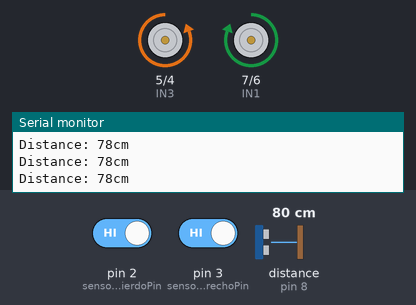
This sketch was run on a simulated Arduino Uno, built with avr-gcc and run on an emulated ATmega328P. Shown: motor-driver pin pairs drawn as motors (green arrow = first pin HIGH = forward, orange = second pin HIGH = backward, longer = more drive), the last lines printed to the serial monitor. Wiring (inferred from the names in the program): ultrasonic range finder: trigger pin 9; echo pin 8. The test bench sets the inputs (shaded band); at power-on: distance to the obstacle (sensor on pin 8) 80 cm, pin 2 (sensorIzquierdoPin) HIGH, pin 3 (sensorDerechoPin) HIGH. The echo pulse lasts 58.3 µs per cm.

Above: at 1.2 s.
1.3 s: distance to the obstacle (sensor on pin 8) set to 33 cm
2.8 s: distance to the obstacle (sensor on pin 8) set to 27 cm
At 3.2 s:
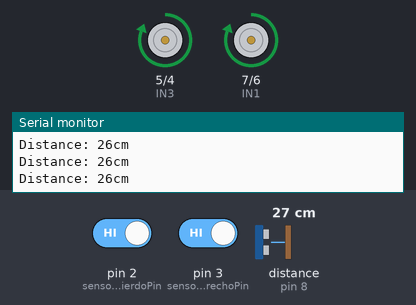
4.3 s: distance to the obstacle (sensor on pin 8) set to 35 cm
At 5.5 s:
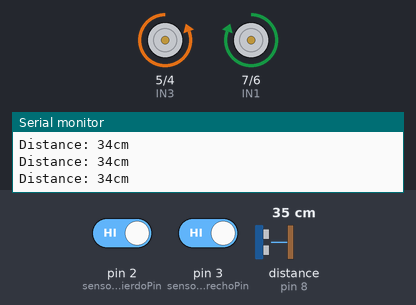
5.8 s: distance to the obstacle (sensor on pin 8) set to 2 cm
At 7.1 s:
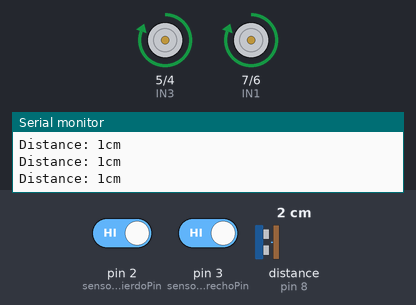
Timing chart, 0 to 8.3 s (numbered marks = the images above; inputs shaded):
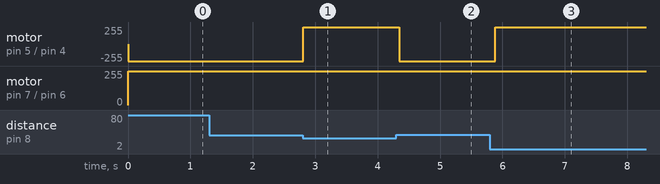

Measured:
- the behaviour switches between 31 and 30 cm on distance to the obstacle (sensor on pin 8) (found by bisection; images 0 and 1)
- after the input at 2.8 s, motor on pin 5 (IN3) / pin 4 (IN4): backward 255/255 → forward 255/255 at once
- after the input at 4.3 s, motor on pin 5 (IN3) / pin 4 (IN4): forward 255/255 → backward 255/255 after 0.05 s
- after the input at 5.8 s, motor on pin 5 (IN3) / pin 4 (IN4): backward 255/255 → forward 255/255 after 0.09 s

The sketch:

sumo-final.ino
```cpp
// Variables que indican los pines para el motor A, por comodidad a la hora de conectar, le vamos a poner los mismos nombres que tiene la placa del L298N
int IN1 = 7;
int IN2 = 6;

// Variables que indican los pines para el motor B, por comodidad a la hora de conectar, le vamos a poner los mismos nombres que tiene la placa del L298N
int IN3 = 5;
int IN4 = 4;

// Pines para el sensor ultrasónico
const int trigPin = 9;
const int echoPin = 8;

// Pines para los sensores TRCT5000
const int sensorIzquierdoPin = 2;
const int sensorDerechoPin = 3;

// Variable para almacenar la distancia medida por el sensor
long duration;
int distance;

void setup() {
  // Los pines que controlan el motor A
  pinMode(IN1, OUTPUT);
  pinMode(IN2, OUTPUT);

  // Los pines que controlan el motor B
  pinMode(IN3, OUTPUT);
  pinMode(IN4, OUTPUT);

  // Inicializar los pines del sensor ultrasónico
  pinMode(trigPin, OUTPUT);
  pinMode(echoPin, INPUT);

  // Inicializar los pines de los sensores TRCT5000
  pinMode(sensorIzquierdoPin, INPUT);
  pinMode(sensorDerechoPin, INPUT);

   Serial.begin(9600); // Iniciar comunicación serial para depuración
}

void loop() {
  distance = getDistance();
  Serial.print("Distance: ");
  Serial.print(distance);
  Serial.println("cm");

  // Leer los sensores TRCT5000
  bool sensorIzquierdo = digitalRead(sensorIzquierdoPin);
  bool sensorDerecho = digitalRead(sensorDerechoPin);

  //si alguno de los sensores detecta un objeto gira el carro 180
  if (sensorIzquierdo == LOW || sensorDerecho == LOW) { // LOW indica detección en TRCT5000
  //motor1
  digitalWrite(IN1, HIGH);
  digitalWrite(IN2, LOW);
  //motor2
  digitalWrite(IN3, LOW);
  digitalWrite(IN4, HIGH);
  //motor1
  digitalWrite(IN1, HIGH);
  digitalWrite(IN2, LOW);
  //motor2
  digitalWrite(IN3, LOW);
  digitalWrite(IN4, HIGH);
  //motor1
  digitalWrite(IN1, HIGH);
  digitalWrite(IN2, LOW);
  //motor2
  digitalWrite(IN3, LOW);
  digitalWrite(IN4, HIGH);
  }

  if (distance >= 30) { // Si la distancia es mayor o igual a 30 cm
    Adelante();
  } else {
    Girar();
  }
  delay(100); // Retraso para evitar comprobaciones excesivas
}

// Función para medir la distancia usando el HC-SR04
int getDistance() {
  // Limpia el trigPin poniéndolo en LOW:
  digitalWrite(trigPin, LOW);
  delayMicroseconds(2);

  // Activa el sensor poniendo el trigPin en HIGH durante 10 microsegundos:
  digitalWrite(trigPin, HIGH);
  delayMicroseconds(10);
  digitalWrite(trigPin, LOW);

  // Lee el echoPin. La duración es el tiempo (en microsegundos) que tarda el pulso en regresar:
  duration = pulseIn(echoPin, HIGH);

  // Calcula la distancia:
  distance = duration * 0.034 / 2; // Velocidad de la onda sonora dividida por 2 (ida y vuelta)
  return distance;
}

// Función para ir hacia adelante
void Adelante() {
  // Para controlar el motor A
  digitalWrite(IN1, HIGH);
  digitalWrite(IN2, LOW);

  // Para controlar el motor B
  digitalWrite(IN3, LOW);
  digitalWrite(IN4, HIGH);
}

// Función para girar
void Girar() {
  // Para controlar el motor A
  digitalWrite(IN1, HIGH);
  digitalWrite(IN2, LOW);

  // Para controlar el motor B
  digitalWrite(IN3, HIGH);
  digitalWrite(IN4, LOW);
}

// Función para parar
void Parar() {
  // Dirección motor A
  digitalWrite(IN1, LOW);
  digitalWrite(IN2, LOW);

  // Dirección motor B
  digitalWrite(IN3, LOW);
  digitalWrite(IN4, LOW);
}
```
